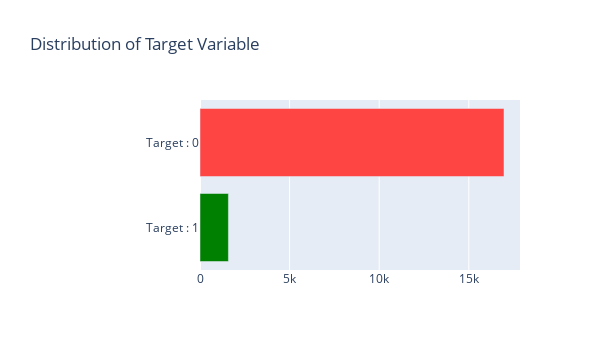

Here is the notebook cell this chart was saved with:
### Code cell
# Target Variable Distribution 
bar_hor(accept, "Default", "Distribution of Target Variable" , ["#008000", '#ff4444'], h=350, w=600, lm=200, xlb = ['Target : 1','Target : 0'])

### Figure 1 — Plotly figure (JSON) as saved in the notebook; plotly's stock layout.template omitted (floating-point values rounded to 4 significant figures)
{"data": [{"marker": {"color": ["#008000", "#ff4444"]}, "orientation": "h", "type": "bar", "x": [1585, 16964], "y": ["Target : 1", "Target : 0"]}], "layout": {"height": 350, "margin": {"l": 200}, "title": {"text": "Distribution of Target Variable"}, "width": 600}}
